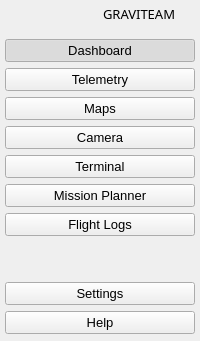
     <widget class="QWidget" name="full_menu_widget" native="true">
      <layout class="QVBoxLayout" name="verticalLayout_3">
       <property name="leftMargin">
        <number>0</number>
       </property>
       <property name="topMargin">
        <number>0</number>
       </property>
       <property name="rightMargin">
        <number>0</number>
       </property>
       <property name="bottomMargin">
        <number>0</number>
       </property>
       <item>
        <layout class="QHBoxLayout" name="horizontalLayout_2">
         <property name="leftMargin">
          <number>5</number>
         </property>
         <property name="topMargin">
          <number>5</number>
         </property>
         <property name="rightMargin">
          <number>5</number>
         </property>
         <property name="bottomMargin">
          <number>5</number>
         </property>
         <item>
          <widget class="QLabel" name="label_2">
           <property name="maximumSize">
            <size>
             <width>100</width>
             <height>100</height>
            </size>
           </property>
           <property name="text">
            <string/>
           </property>
           <property name="pixmap">
            <pixmap resource="resource.qrc">:/icons/icons/logo.png</pixmap>
           </property>
           <property name="scaledContents">
            <bool>true</bool>
           </property>
          </widget>
         </item>
         <item>
          <widget class="QLabel" name="label_3">
           <property name="font">
            <font>
             <family>Pirulen Rg</family>
             <pointsize>10</pointsize>
             <weight>50</weight>
             <italic>false</italic>
             <bold>false</bold>
            </font>
           </property>
           <property name="text">
            <string>GRAVITEAM</string>
           </property>
          </widget>
         </item>
        </layout>
       </item>
       <item>
        <layout class="QVBoxLayout" name="verticalLayout_2">
         <property name="leftMargin">
          <number>5</number>
         </property>
         <property name="topMargin">
          <number>5</number>
         </property>
         <property name="rightMargin">
          <number>5</number>
         </property>
         <property name="bottomMargin">
          <number>7</number>
         </property>
         <item>
          <widget class="QPushButton" name="homeBtn_2">
           <property name="font">
            <font>
             <pointsize>10</pointsize>
            </font>
           </property>
           <property name="text">
            <string>Dashboard</string>
           </property>
           <property name="icon">
            <iconset resource="resource.qrc">
             <normaloff>:/icons/icons/home.svg</normaloff>:/icons/icons/home.svg</iconset>
           </property>
           <property name="iconSize">
            <size>
             <width>24</width>
             <height>24</height>
            </size>
           </property>
           <property name="shortcut">
            <string>Ctrl+R</string>
           </property>
           <property name="checkable">
            <bool>true</bool>
           </property>
           <property name="checked">
            <bool>true</bool>
           </property>
           <property name="autoExclusive">
            <bool>true</bool>
           </property>
          </widget>
         </item>
         <item>
          <widget class="QPushButton" name="telemetryBtn">
           <property name="font">
            <font>
             <pointsize>10</pointsize>
            </font>
           </property>
           <property name="text">
            <string>Telemetry</string>
           </property>
           <property name="icon">
            <iconset resource="resource.qrc">
             <normaloff>:/icons/icons/chart.svg</normaloff>:/icons/icons/chart.svg</iconset>
           </property>
           <property name="iconSize">
            <size>
             <width>24</width>
             <height>24</height>
            </size>
           </property>
           <property name="shortcut">
            <string>Ctrl+R</string>
           </property>
           <property name="checkable">
            <bool>true</bool>
           </property>
           <property name="autoExclusive">
            <bool>true</bool>
           </property>
          </widget>
         </item>
         <item>
          <widget class="QPushButton" name="mapsBtn_2">
           <property name="font">
            <font>
             <pointsize>10</pointsize>
            </font>
           </property>
           <property name="text">
            <string>Maps</string>
           </property>
           <property name="icon">
            <iconset resource="resource.qrc">
             <normaloff>:/icons/icons/map.svg</normaloff>:/icons/icons/map.svg</iconset>
           </property>
           <property name="iconSize">
            <size>
             <width>24</width>
             <height>24</height>
            </size>
           </property>
           <property name="shortcut">
            <string>Ctrl+R</string>
           </property>
           <property name="checkable">
            <bool>true</bool>
           </property>
           <property name="autoExclusive">
            <bool>true</bool>
           </property>
          </widget>
         </item>
         <item>
          <widget class="QPushButton" name="cameraBtn">
           <property name="font">
            <font>
             <pointsize>10</pointsize>
            </font>
           </property>
           <property name="text">
            <string>Camera</string>
           </property>
           <property name="icon">
            <iconset resource="resource.qrc">
             <normaloff>:/icons/icons/camera.svg</normaloff>:/icons/icons/camera.svg</iconset>
           </property>
           <property name="iconSize">
            <size>
             <width>24</width>
             <height>24</height>
            </size>
           </property>
           <property name="shortcut">
            <string>Ctrl+R</string>
           </property>
           <property name="checkable">
            <bool>true</bool>
           </property>
           <property name="autoExclusive">
            <bool>true</bool>
           </property>
          </widget>
         </item>
         <item>
          <widget class="QPushButton" name="terminalBtn_2">
           <property name="font">
            <font>
             <pointsize>10</pointsize>
            </font>
           </property>
           <property name="text">
            <string>Terminal</string>
           </property>
           <property name="icon">
            <iconset resource="resource.qrc">
             <normaloff>:/icons/icons/terminal.svg</normaloff>:/icons/icons/terminal.svg</iconset>
           </property>
           <property name="iconSize">
            <size>
             <width>24</width>
             <height>24</height>
            </size>
           </property>
           <property name="shortcut">
            <string>Ctrl+R</string>
           </property>
           <property name="checkable">
            <bool>true</bool>
           </property>
           <property name="autoExclusive">
            <bool>true</bool>
           </property>
          </widget>
         </item>
         <item>
          <widget class="QPushButton" name="missionBtn">
           <property name="font">
            <font>
             <pointsize>10</pointsize>
            </font>
           </property>
           <property name="text">
            <string>Mission Planner</string>
           </property>
           <property name="icon">
            <iconset resource="resource.qrc">
             <normaloff>:/icons/icons/route.svg</normaloff>:/icons/icons/route.svg</iconset>
           </property>
           <property name="iconSize">
            <size>
             <width>24</width>
             <height>24</height>
            </size>
           </property>
           <property name="shortcut">
            <string>Ctrl+R</string>
           </property>
           <property name="checkable">
            <bool>true</bool>
           </property>
           <property name="autoExclusive">
            <bool>true</bool>
           </property>
          </widget>
         </item>
         <item>
          <widget class="QPushButton" name="logsBtn">
           <property name="font">
            <font>
             <pointsize>10</pointsize>
            </font>
           </property>
           <property name="text">
            <string>Flight Logs</string>
           </property>
           <property name="icon">
            <iconset resource="resource.qrc">
             <normaloff>:/icons/icons/file-text.svg</normaloff>:/icons/icons/file-text.svg</iconset>
           </property>
           <property name="iconSize">
            <size>
             <width>24</width>
             <height>24</height>
            </size>
           </property>
           <property name="shortcut">
            <string>Ctrl+R</string>
           </property>
           <property name="checkable">
            <bool>true</bool>
           </property>
           <property name="autoExclusive">
            <bool>true</bool>
           </property>
          </widget>
         </item>
         <item>
          <spacer name="verticalSpacer_2">
           <property name="orientation">
            <enum>Qt::Vertical</enum>
           </property>
           <property name="sizeHint" stdset="0">
            <size>
             <width>20</width>
             <height>40</height>
            </size>
           </property>
          </spacer>
         </item>
         <item>
          <widget class="QPushButton" name="settingsBtn_2">
           <property name="font">
            <font>
             <pointsize>10</pointsize>
            </font>
           </property>
           <property name="text">
            <string>Settings</string>
           </property>
           <property name="icon">
            <iconset resource="resource.qrc">
             <normaloff>:/icons/icons/settings.svg</normaloff>:/icons/icons/settings.svg</iconset>
           </property>
           <property name="iconSize">
            <size>
             <width>24</width>
             <height>24</height>
            </size>
           </property>
           <property name="shortcut">
            <string>Ctrl+R</string>
           </property>
           <property name="checkable">
            <bool>true</bool>
           </property>
           <property name="autoExclusive">
            <bool>true</bool>
           </property>
          </widget>
         </item>
         <item>
          <widget class="QPushButton" name="helpBtn_2">
           <property name="font">
            <font>
             <pointsize>10</pointsize>
            </font>
           </property>
           <property name="text">
            <string>Help</string>
           </property>
           <property name="icon">
            <iconset resource="resource.qrc">
             <normaloff>:/icons/icons/help-circle.svg</normaloff>:/icons/icons/help-circle.svg</iconset>
           </property>
           <property name="iconSize">
            <size>
             <width>24</width>
             <height>24</height>
            </size>
           </property>
           <property name="shortcut">
            <string>Ctrl+R</string>
           </property>
           <property name="checkable">
            <bool>true</bool>
           </property>
           <property name="autoExclusive">
            <bool>true</bool>
           </property>
          </widget>
         </item>
        </layout>
       </item>
      </layout>
     </widget>
